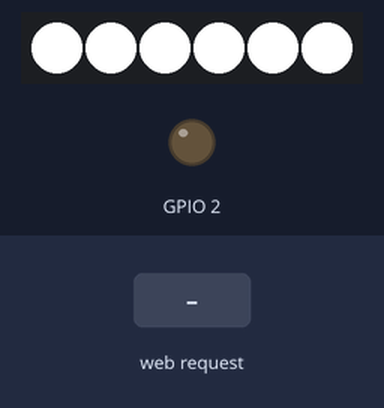
The sketch below on a simulated ESP8266 (NodeMCU). On the bench: 6 RGB LEDs in strip order, left to right, output pins drawn as LEDs (lit = HIGH). The test bench sets the inputs (shaded band). Dim RGB values are drawn brighter than linear; WiFi joins after 1.5 s; servers stay silent unless stated; EEPROM starts erased; what the sketch prints to the serial monitor is not drawn.

Above: at 3.1 s.
3.2 s: HTTP request GET /color?c1=1&c2=1 received
At 4.4 s:
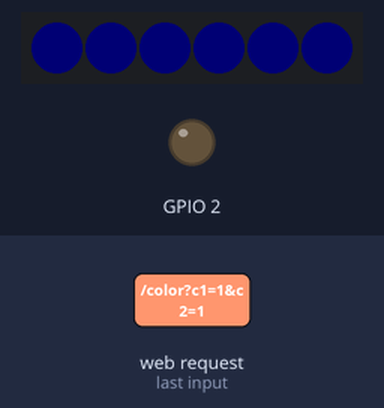
4.7 s: HTTP request GET /color?c1=0 received
At 5.8 s:
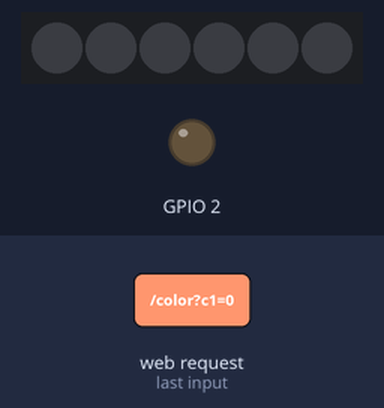
7.7 s: HTTP request GET /color?c1=1 received
At 8.9 s:
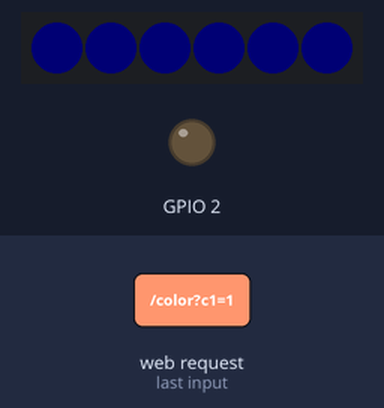
9.2 s: HTTP request GET /color?c2=0 received
At 12.3 s:
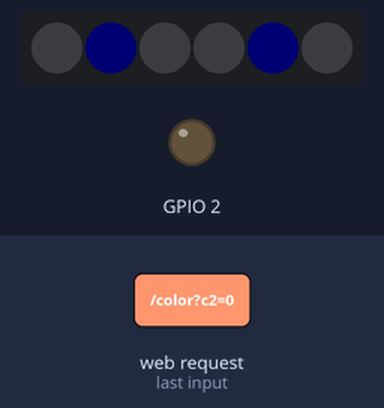
Timing chart, 0 to 13.2 s (numbered marks = the images above; inputs shaded):
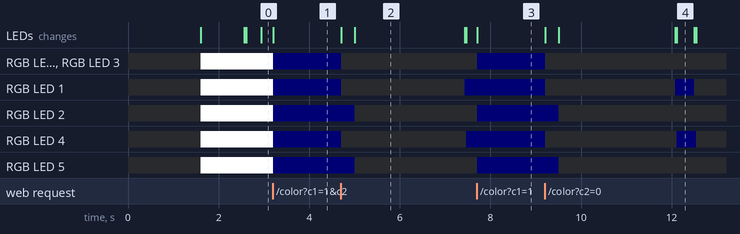

The sketch:

WifiLeds.ino
```cpp
#include <ESP8266WiFi.h>          //ESP8266 Core WiFi Library (you most likely already have this in your sketch)
#include <DNSServer.h>            //Local DNS Server used for redirecting all requests to the configuration portal
#include <ESP8266WebServer.h>     //Local WebServer used to serve the configuration portal
#include <WiFiManager.h>          //https://github.com/tzapu/WiFiManager WiFi Configuration Magic
#include <EEPROM.h>

#define FASTLED_ALLOW_INTERRUPTS 0
#include "FastLED.h"
#define NUM_LEDS 6
#define DATA_PIN 4

// Define the array of leds
CRGB leds[NUM_LEDS];

CRGB color1 = CRGB(170, 0, 0);
CRGB color2 = CRGB(0,0,255);
float counter = 0;

//  Wifi and WebServer
WiFiManager wifiManager;
ESP8266WebServer server(80);
String webPage = "";

//  default custom static IP
char static_ip[16] = "192.168.0.60";
char static_gw[16] = "192.168.0.1";
char static_sn[16] = "255.255.255.0";


void htmlColor(int r, int g, int b, char *hex)
{
    char hexcol[7];

    snprintf(hexcol, sizeof hexcol, "%02x%02x%02x", r, g, b);
    for(int i = 0; i < 6; i++)
    {
        hex[i] = hexcol[i];
    }
}


void rgbColor(const char *hex, uint8_t &r, uint8_t &g, uint8_t &b)
{
    int c = strtol(hex, NULL, 16);

    r = c >> 16;
    g = (c - (r << 16)) >> 8;
    b = (c - (r << 16) - (g << 8));
}

String htmlpage()
{
  char c1[7];
  char c2[7];

  htmlColor(color1.r, color1.g, color1.b, c1);
  htmlColor(color2.r, color2.g, color2.b, c2);

  c1[6] = '\0';
  c2[6] = '\0';

  String page = "";
  page += "<div><input type=\"color\" id=\"c1\" style=\"height: 50%; width: 100%;\"/></div>";
  page += "<div><input type=\"color\" id=\"c2\" style=\"height: 50%; width: 100%;\"/></div>";

  page += "<script> var color1 = '#" + String(c1) + "';";
  page += "var color2 = '#" + String(c2) + "';";
  page += "function post(path, params) {var xhttp = new XMLHttpRequest();path += '?';if( params.c1 ) {path += 'c1=' + params.c1 + '&';}if( params.c2 ) {path += 'c2=' + params.c2;}xhttp.open('POST', path, true);xhttp.send();}var c1 = document.getElementById('c1');var c2 = document.getElementById('c2');c1.value = color1;c2.value = color2;c1.addEventListener('change', (event) => {var color = event.target.value.slice(1);post('/color', {c1: color});}, false);c2.addEventListener('change', (event) => {var color = event.target.value.slice(1);post('/color', {c2: color});}, false);</script>";

  return page;
}


void animation()
{
   for(int i = 0; i < NUM_LEDS; i++)
   {
    float xi = i * (1.0/NUM_LEDS) * 255 * 2;
    xi = (xi + counter);
    leds[i].r = color1.r * wave(xi) + color2.r * (1-wave(xi));
    leds[i].g = color1.g * wave(xi) + color2.g * (1-wave(xi));
    leds[i].b = color1.b * wave(xi) + color2.b * (1-wave(xi));
  }
  counter += 0.07;
}

float wave(float t)
{
  return cubicwave8(t) / 255.0;
}

/*
void saveColor(CRGB color, int id)
{
  id *= 3;

  Serial.println(color.r);
  Serial.println(color.g);
  Serial.println(color.b);

  EEPROM.write(id, color.r);
  EEPROM.write(id+1, color.g);
  EEPROM.write(id+2, color.b);
}
*/
/*
void loadColors()
{

  Serial.println(EEPROM.read(0));
  Serial.println(EEPROM.read(1));
  Serial.println(EEPROM.read(2));

  Serial.println((byte)255);

  color1.r = EEPROM.read(0);
  color1.g = EEPROM.read(1);
  color1.b = EEPROM.read(2);

  color2.r = EEPROM.read(3);
  color2.g = EEPROM.read(4);
  color2.b = EEPROM.read(5);
}
*/

void saveColor(CRGB &color, int id)
{
  EEPROM.put(id * sizeof(CRGB), color);
  EEPROM.commit();
}

void loadColors()
{
  EEPROM.get(0, color1);
  EEPROM.get(sizeof(CRGB), color2);
}
void setup()
{
  EEPROM.begin(512);
  delay(100);

  IPAddress _ip,_gw,_sn;
  _ip.fromString(static_ip);
  _gw.fromString(static_gw);
  _sn.fromString(static_sn);

  wifiManager.setSTAStaticIPConfig(_ip, _gw, _sn);
  wifiManager.autoConnect("Licht");

  Serial.begin(115200);
  Serial.println(WiFi.localIP());

  // initialize digital pin 13 as an output.
  pinMode(2, OUTPUT);

  loadColors();

  server.on("/", [](){
    server.send(200, "text/html", htmlpage());
    Serial.println("end");

  });

  server.on("/color", [](){

    if(server.arg("c1") != "")
    {
      rgbColor(server.arg("c1").c_str(), color1.r, color1.g, color1.b);
      saveColor(color1, 0);
    }
    if(server.arg("c2") != "")
    {
      rgbColor(server.arg("c2").c_str(), color2.r, color2.g, color2.b);
      saveColor(color2, 1);
    }

    server.send(200, "", "");
  });

  server.begin();

  FastLED.addLeds<NEOPIXEL, DATA_PIN>(leds, NUM_LEDS);
}

void loop()
{
  server.handleClient();
  animation();
  FastLED.show();
}
```

Measured:
- after the input at 3.2 s, the LEDs: change at once (image 1)
- after the input at 4.7 s, RGB LED 0, RGB LED 3: RGB(0, 0, 1) → off at once; RGB LED 1: RGB(0, 0, 1) → off at once, → RGB(0, 0, 1) 2.7 s later; RGB LED 2, RGB LED 5: RGB(0, 0, 1) → off after 0.30 s; RGB LED 4: RGB(0, 0, 1) → off at once, → RGB(0, 0, 1) 2.8 s later; the LEDs: first change at once (image 2 shows a later state)
- after the input at 7.7 s, the LEDs: change at once (image 3)
- after the input at 9.2 s, RGB LED 0, RGB LED 3: RGB(0, 0, 1) → off at once; RGB LED 1, RGB LED 4: RGB(0, 0, 1) → off at once, → RGB(0, 0, 1) 2.9 s later, → off 0.43 s later; RGB LED 2, RGB LED 5: RGB(0, 0, 1) → off after 0.31 s; the LEDs: first change at once (image 4 shows a later state)
- what the display in image 2 shows lasts 2.4 s, from 5.0 s to 7.4 s
